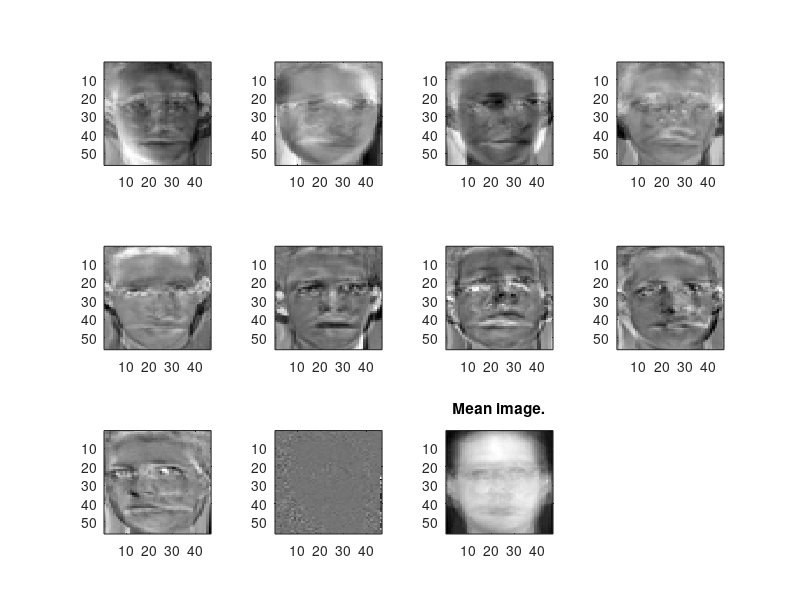

The MATLAB source for this figure: (Note: this script raises an error after producing the figure.)
%% Problem 1(1)
load('Facedata.mat');
tic;
for i = 1 :10
    set(:,i) = double(reshape(facedata{1,i},1,[])');
end
mean_value = mean(set,2);
mean_shape = reshape(mean_value,56,46);
for i = 1 : 10
    S(:,i) = set(:,i) - mean_value;
end
Conv = cov(S');
[eigenvector,~]=eig(Conv);
Val = flip(eigenvector,2);
figure
for i=1:10
    subplot(3,4,i);
    imagesc(reshape(Val(:,i),56,46));
end
subplot(3,4,11);
imagesc(mean_shape);
title('Mean image.')
colormap('gray');
toc;
%% Problem 1(4)
load('Facedata.mat');
tic;
for i = 1 :10
    set(:,i) = double(reshape(facedata{1,i},1,[])');
end
mean_value = mean(set,2);
mean_shape = reshape(mean_value,56,46);
for i = 1 : 9
    S(:,i) = set(:,i) - mean_value;
end
P=S'*S;   
[eigenvector,eigenvalue]=eig(P);  
%normalization
Vec = S * eigenvector;
Vec = fliplr(Vec);
norm = -1*normc(Vec);
figure
for i=1:9  
Eigenface=reshape(norm(:,i),[56,46]);  
subplot(3,4,i);
imagesc(Eigenface); 
end
subplot(3,4,10);
imagesc(mean_shape);
title('Mean image')
colormap('gray');
toc;
%% Problem 2 (7)
load('Facedata.mat');
df = double(facedata{1,1});
rs = reshape((df - mean_shape),1,[]) * norm;
e = zeros(9,1);
mnv = mean_value;
figure
for i=1:9
    mnv = mnv + (rs(i) * norm(:,i));
    subplot(3,4,i)
    rsh = reshape(df,1,[]);
    e(i) = sum((mnv-rsh').^2/2576);
    imagesc(reshape(mnv,56,46));
    title(sprintf('MSE=%f',e(i)));
    
end
colormap('gray');
%% problem 4 PCA
%(a)
figure ; 
hold on;
c1=[2 ,2 ,2;1 ,2 ,3]; 
c2=[4 ,5 ,6;3 ,3 ,4]; 
c=[c1,c2];
mean_value = mean(c,2);
c11=c1 - repmat(mean_value,1 , size (c1 ,2)); 
c22=c2 - repmat(mean_value,1 , size (c2 ,2)); 
setc=[c11,c22];
S=setc * setc'./size(setc,2);
[E,~] = eig(S);
E = flip(E,2);
C=cross([0;0;1], [E(: ,1) ;0]);
Cr=C(1:2 ,1);
Cr=Cr/norm(Cr);
w=-Cr'*mean_value;
pr=@(x1,x2) Cr(1)*x1+Cr(2)*x2+w; 
ezplot(pr ,[0 ,7 ,0 ,5]) ;
axis equal;
pv=E(:,1)*(E(:,1)'*setc)+repmat(mean_value,1,size(setc,2));
for i=1:size(pv,2)
    plot([c(1,i);pv(1,i)],[c(2,i);pv(2,i)],'black');
end
%(c)
e=sum(sum((c - pv).^2,1) ,2)/size(c,2);
%(d)
p1=E(:,1)'*c11; 
p2=E(:,1)'*c22; 
m1=mean(p1,2); 
m2=mean(p2,2); 
v1=(p1 - m1) ; 
v2=(p2 - m2) ; 
r1=(v1 * v1')/size(v1,2); 
r2=(v2 * v2')/size(v2,2);
V = (m1 - m2) ^2/( r1+r2 )
plot(c1(1,:),c1(2,:),'bx',c2(1,:),c2(2,:),'ro'); 
axis equal;
title(sprintf('MSE=%f, FR=%f',e,V));
%% problem 4 LDA
figure ; 
hold on;
c1=[2 ,2 ,2;1 ,2 ,3]; 
c2=[4 ,5 ,6;3 ,3 ,4]; 
c=[c1,c2];
mean_value = mean(c,2);
c11=c1 - repmat(mean_value,1 , size (c1 ,2)); 
c22=c2 - repmat(mean_value,1 , size (c2 ,2)); 
setc=[c11,c22];
m1=mean(c1,2);
m2=mean(c2,2);
SP = (m1 - m2) * (m1 - m2)';
Z1=zeros(size(c1,1)); 
for i=1:size(c1,2)
Z1=Z1+(c1(:,i) - m1) * (c1(:,i) - m1)'; 
end
Z1=Z1./size(c1,2); 
Z2=zeros(size(c2,1)); 
for j=1:size(c2,2)
Z2=Z2+(c2(:,j) - m2) * (c2(:,j) - m2)'; 
end
Z2=Z2./size(c2,2); 
Z=Z1+Z2;
[S,~]=eigs (SP,Z) ;
S=flip(S,2);
S(:,1)=S(:,1)/norm(S(:,1));
cro=cross([0;0;1],[S(:,1);0]); 
cr=cro(1:2 ,1) ;
cr=cr/norm(cr); 
w= -(cr' * mean_value);
pr=@(x1,x2) cr(1)*x1+cr(2)*x2+w; 
ezplot(pr ,[0 ,6 ,0 ,6]) ;
axis equal;
V=S(:,1)*(S(:,1)'*setc)+repmat(mean_value,1,size(setc,2));
for i=1:size(V,2) 
    plot([c(1,i);V(1,i)],[c(2,i);V(2,i)],'black');
end
e = sum(sum((c - V).^2,1) ,2)/size(c,2)
p1=S(:,1)' * c11; 
p2=S(:,1)' * c22; 
m1=mean(p1,2); 
m2=mean(p2,2); 
v1=(p1 - m1); 
v2=(p2 - m2); 
r1=(v1 * v1')/size(v1,2); 
r2=(v2 * v2')/size(v2,2);
rslt = (m1 - m2) ^2/( r1+r2 )
plot(c1(1,:),c1(2,:),'bx',c2(1,:),c2(2,:),'ro');
title(sprintf('FR=%f, MSE=%f',rslt,e));
